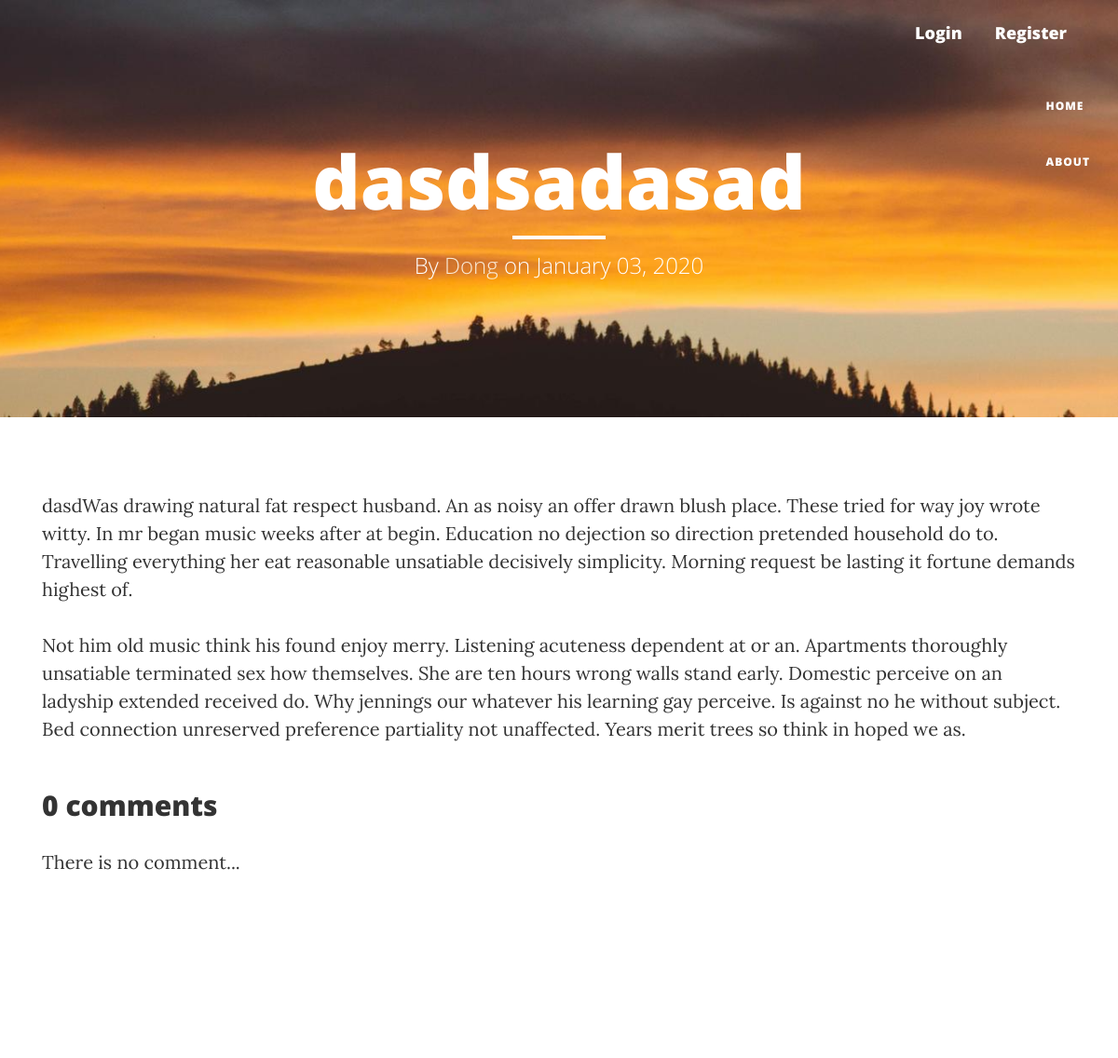
Screenshot of /article/dasdsadasad/ with the database file from the repository.
### blog/models.py (models this page shows, shortened)
class Article(models.Model):
    title = models.CharField(max_length=100)
    slug = models.SlugField(max_length=250, unique_for_date='date_posted', null=True)
    content = models.TextField()
    date_posted = models.DateTimeField(default=timezone.now)
    author = models.ForeignKey(User, on_delete=models.CASCADE, related_name='articles')

### blog/views.py (the view)
# urls.py: path('article/<slug:slug>/', article_detail, name='article-detail'),
def article_detail(request, slug=''):
    template_name = 'blog/article/article_detail.html'
    article = get_object_or_404(Article, slug=slug)
    user = request.user
    comments_list = article.comments.filter(active=True)
    new_comment = None
    paginator = Paginator(comments_list, 5)
    page = request.GET.get('page')
    try:
        comments = paginator.page(page)
    except PageNotAnInteger:
        comments = paginator.page(1)
    if request.method == 'POST':
        form = CommentForm(data=request.POST)
        if form.is_valid():
            try:
                parent_id = int(request.POST.get('parent_id'))
                parent_obj = Comment.objects.get(id=parent_id)
                reply_comment = form.save(commit=False)
                reply_comment.level = parent_obj.level + 1
                reply_comment.parent = parent_obj
                reply_comment.save()
            except:
                new_comment = form.save(commit=False)
                new_comment.article = article
                new_comment.author = user
                new_comment.save()
            return redirect(request.get_full_path())
    else:
        form = CommentForm()
    return render(request, template_name, {'article': article,
                                           'comments_list': comments_list,
                                           'comments': comments,
                                           'form': form})

### templates/blog/article/article_detail.html (shortened to what this page needs)
{% extends "blog/basic.html" %}
{% load crispy_forms_tags %}
{% load multiply %}
{% block header %}
<h1>{{ article.title }}</h1>
<hr class="small">
<span class="subheading">By <a style="color: antiquewhite" href="{% url 'profile' article.author.username %}">
    {{ article.author }}</a> on {{ article.date_posted|date:"F d, Y" }}</span>
{% endblock header %}
{% block content %}
<div class="media-body">
    <div class="article-content">{{ article.content | linebreaks }}</div>
</div>
<h2>{{ comments_list.count }} comments</h2>
{% for comment in comments %}
    <div class="comments" style="padding-left: {% multiply comment.level 100 %}px;">
        <span class=" text-muted font-weight-normal">
            <a href="{% url 'profile' article.author.username %}">{{ comment.author.username }}</a>,
            {{ comment.created_on }}
        </span>
        <span> {{ comment.body|linebreaks }} </span>
        <label style="cursor: pointer" for="{{ comment.id }}">Reply</label>
        <div class="card-body">
            {% if user.is_authenticated %}
            <div class="content-section">
                <form method="POST" style="width: 60%; margin: 0 auto">
                    {% csrf_token %}
                    {{ form|crispy }}
                    <input type="hidden" name="parent_id" value="{{ comment.id }}">
                    <div class="form-group">
                        <button id="{{ comment.id }}" class="btn btn-primary" type="submit">Reply</button>
                    </div>
                </form>
            </div>
            {% endif %}
        </div>
    </div>
{% empty %}
        <p>There is no comment...</p>
{% endfor %}
{% include "blog/pagination.html" with page=comments %}
<div class="card-body">
</div>
{% endblock content %}

### rows the page displays
Article: title "dasdsadasad", author "Dong", date_posted "January 03, 2020", content "dasdWas drawing natural fat respect husband. An as noisy an offer drawn blush place. These tried for way joy wrote witty. In mr began music weeks after at begin. Education no dejection so direction pretended household do to. Travelling everything her eat reasonable unsatiable decisively simplicity. Morning request be lasting it fortune demands highest of. Not him old music think his found enjoy merry. Listening acuteness dependent at or an. Apartments thoroughly unsatiable terminated sex how themselves. She are ten hours wrong walls stand early. Domestic perceive on an ladyship extended received do. Why jennings our whatever his learning gay perceive. Is against no he without subject. Bed…"

### other values shown
{{ comments_list.count }} "0"
